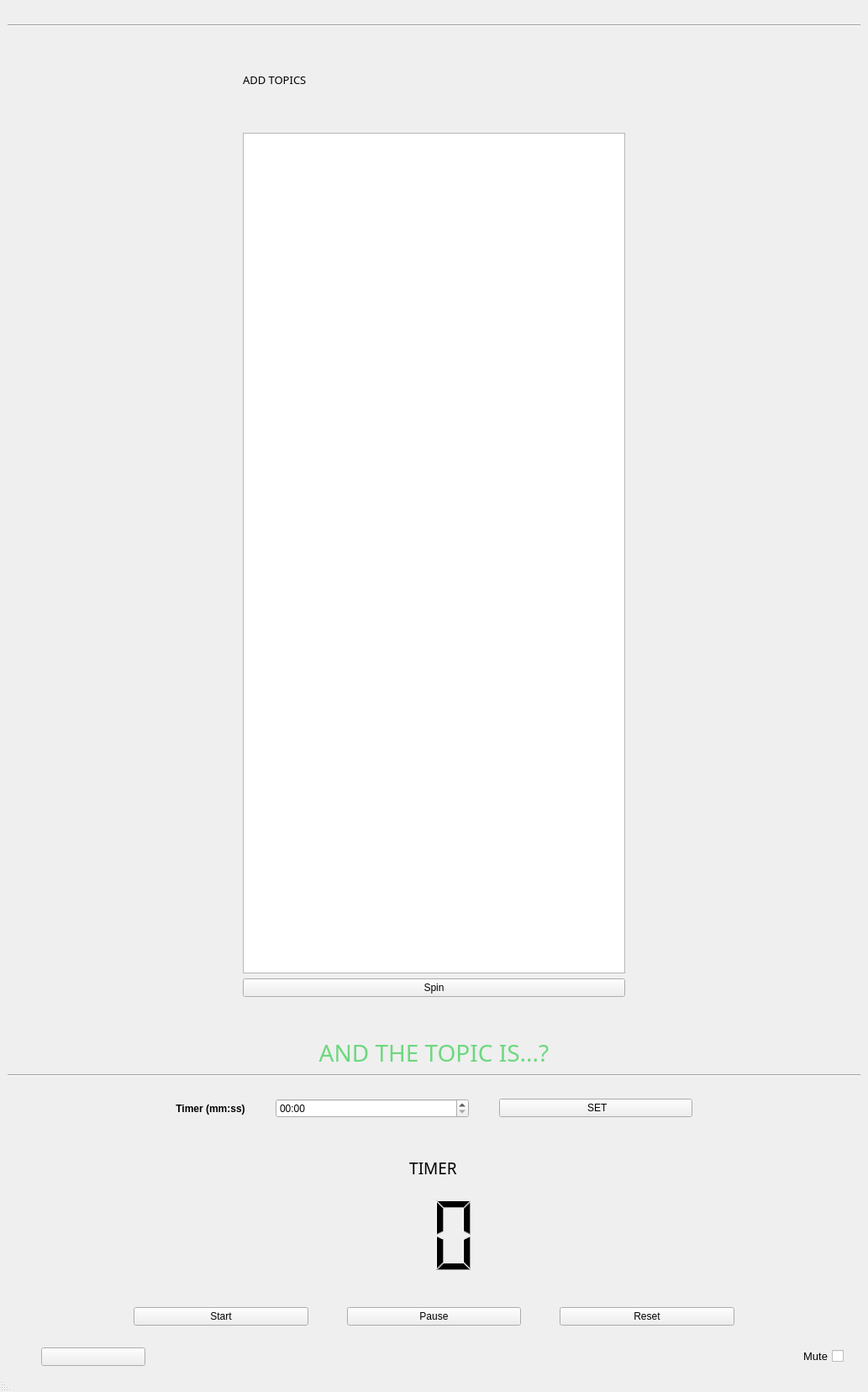
<?xml version="1.0" encoding="UTF-8"?>
<ui version="4.0">
 <class>MainWindow</class>
 <widget class="QMainWindow" name="MainWindow">
  <property name="windowModality">
   <enum>Qt::NonModal</enum>
  </property>
  <property name="geometry">
   <rect>
    <x>0</x>
    <y>0</y>
    <width>1033</width>
    <height>1656</height>
   </rect>
  </property>
  <property name="sizePolicy">
   <sizepolicy hsizetype="Fixed" vsizetype="Fixed">
    <horstretch>0</horstretch>
    <verstretch>0</verstretch>
   </sizepolicy>
  </property>
  <property name="windowTitle">
   <string>Random Picker</string>
  </property>
  <property name="windowIcon">
   <iconset>
    <normaloff>icon.png</normaloff>icon.png</iconset>
  </property>
  <property name="layoutDirection">
   <enum>Qt::RightToLeft</enum>
  </property>
  <property name="styleSheet">
   <string notr="true"/>
  </property>
  <widget class="QWidget" name="centralwidget">
   <layout class="QVBoxLayout" name="verticalLayout_3">
    <item>
     <widget class="QLabel" name="header">
      <property name="enabled">
       <bool>true</bool>
      </property>
      <property name="sizePolicy">
       <sizepolicy hsizetype="Preferred" vsizetype="Preferred">
        <horstretch>0</horstretch>
        <verstretch>0</verstretch>
       </sizepolicy>
      </property>
      <property name="layoutDirection">
       <enum>Qt::LeftToRight</enum>
      </property>
      <property name="text">
       <string/>
      </property>
      <property name="pixmap">
       <pixmap>deep_r.jpg</pixmap>
      </property>
      <property name="alignment">
       <set>Qt::AlignCenter</set>
      </property>
     </widget>
    </item>
    <item>
     <widget class="Line" name="line">
      <property name="orientation">
       <enum>Qt::Horizontal</enum>
      </property>
     </widget>
    </item>
    <item>
     <layout class="QVBoxLayout" name="verticalLayout_2">
      <property name="leftMargin">
       <number>280</number>
      </property>
      <property name="rightMargin">
       <number>280</number>
      </property>
      <item>
       <widget class="QLabel" name="addtopic">
        <property name="enabled">
         <bool>true</bool>
        </property>
        <property name="font">
         <font>
          <family>Oswald</family>
          <pointsize>10</pointsize>
         </font>
        </property>
        <property name="layoutDirection">
         <enum>Qt::LeftToRight</enum>
        </property>
        <property name="text">
         <string>ADD TOPICS</string>
        </property>
       </widget>
      </item>
      <item>
       <widget class="QTextEdit" name="topic_box">
        <property name="sizePolicy">
         <sizepolicy hsizetype="Expanding" vsizetype="Expanding">
          <horstretch>0</horstretch>
          <verstretch>0</verstretch>
         </sizepolicy>
        </property>
        <property name="minimumSize">
         <size>
          <width>0</width>
          <height>0</height>
         </size>
        </property>
        <property name="maximumSize">
         <size>
          <width>16777215</width>
          <height>1000</height>
         </size>
        </property>
        <property name="layoutDirection">
         <enum>Qt::LeftToRight</enum>
        </property>
       </widget>
      </item>
      <item>
       <widget class="QPushButton" name="spin_button">
        <property name="layoutDirection">
         <enum>Qt::LeftToRight</enum>
        </property>
        <property name="text">
         <string>Spin</string>
        </property>
       </widget>
      </item>
      <item>
       <spacer name="verticalSpacer_5">
        <property name="orientation">
         <enum>Qt::Vertical</enum>
        </property>
        <property name="sizeType">
         <enum>QSizePolicy::Fixed</enum>
        </property>
        <property name="sizeHint" stdset="0">
         <size>
          <width>20</width>
          <height>15</height>
         </size>
        </property>
       </spacer>
      </item>
     </layout>
    </item>
    <item>
     <widget class="QLabel" name="funny_text">
      <property name="sizePolicy">
       <sizepolicy hsizetype="Preferred" vsizetype="Preferred">
        <horstretch>0</horstretch>
        <verstretch>0</verstretch>
       </sizepolicy>
      </property>
      <property name="font">
       <font>
        <pointsize>13</pointsize>
        <weight>75</weight>
        <bold>true</bold>
       </font>
      </property>
      <property name="layoutDirection">
       <enum>Qt::LeftToRight</enum>
      </property>
      <property name="text">
       <string/>
      </property>
      <property name="alignment">
       <set>Qt::AlignCenter</set>
      </property>
     </widget>
    </item>
    <item>
     <widget class="QLabel" name="chosen_text">
      <property name="sizePolicy">
       <sizepolicy hsizetype="Preferred" vsizetype="Preferred">
        <horstretch>0</horstretch>
        <verstretch>0</verstretch>
       </sizepolicy>
      </property>
      <property name="font">
       <font>
        <family>Oswald</family>
        <pointsize>21</pointsize>
       </font>
      </property>
      <property name="layoutDirection">
       <enum>Qt::LeftToRight</enum>
      </property>
      <property name="styleSheet">
       <string notr="true">color:#6cd87e</string>
      </property>
      <property name="text">
       <string>AND THE TOPIC IS...?</string>
      </property>
      <property name="alignment">
       <set>Qt::AlignCenter</set>
      </property>
     </widget>
    </item>
    <item>
     <widget class="Line" name="line_2">
      <property name="orientation">
       <enum>Qt::Horizontal</enum>
      </property>
     </widget>
    </item>
    <item>
     <spacer name="verticalSpacer_3">
      <property name="orientation">
       <enum>Qt::Vertical</enum>
      </property>
      <property name="sizeType">
       <enum>QSizePolicy::Fixed</enum>
      </property>
      <property name="sizeHint" stdset="0">
       <size>
        <width>20</width>
        <height>20</height>
       </size>
      </property>
     </spacer>
    </item>
    <item>
     <layout class="QHBoxLayout" name="horizontalLayout">
      <property name="leftMargin">
       <number>200</number>
      </property>
      <property name="rightMargin">
       <number>200</number>
      </property>
      <item>
       <widget class="QPushButton" name="set_timer_button">
        <property name="layoutDirection">
         <enum>Qt::LeftToRight</enum>
        </property>
        <property name="text">
         <string> SET</string>
        </property>
        <property name="icon">
         <iconset>
          <normaloff>timer.png</normaloff>timer.png</iconset>
        </property>
       </widget>
      </item>
      <item>
       <spacer name="horizontalSpacer">
        <property name="orientation">
         <enum>Qt::Horizontal</enum>
        </property>
        <property name="sizeType">
         <enum>QSizePolicy::Fixed</enum>
        </property>
        <property name="sizeHint" stdset="0">
         <size>
          <width>30</width>
          <height>20</height>
         </size>
        </property>
       </spacer>
      </item>
      <item>
       <widget class="QTimeEdit" name="time_choice">
        <property name="sizePolicy">
         <sizepolicy hsizetype="Minimum" vsizetype="Maximum">
          <horstretch>0</horstretch>
          <verstretch>0</verstretch>
         </sizepolicy>
        </property>
        <property name="maximumSize">
         <size>
          <width>16777215</width>
          <height>60</height>
         </size>
        </property>
        <property name="layoutDirection">
         <enum>Qt::LeftToRight</enum>
        </property>
        <property name="inputMethodHints">
         <set>Qt::ImhDigitsOnly|Qt::ImhPreferNumbers</set>
        </property>
        <property name="currentSection">
         <enum>QDateTimeEdit::MinuteSection</enum>
        </property>
        <property name="displayFormat">
         <string>mm:ss</string>
        </property>
        <property name="time">
         <time>
          <hour>0</hour>
          <minute>0</minute>
          <second>0</second>
         </time>
        </property>
       </widget>
      </item>
      <item>
       <spacer name="horizontalSpacer_2">
        <property name="orientation">
         <enum>Qt::Horizontal</enum>
        </property>
        <property name="sizeType">
         <enum>QSizePolicy::Fixed</enum>
        </property>
        <property name="sizeHint" stdset="0">
         <size>
          <width>30</width>
          <height>20</height>
         </size>
        </property>
       </spacer>
      </item>
      <item>
       <widget class="QLabel" name="label">
        <property name="sizePolicy">
         <sizepolicy hsizetype="Fixed" vsizetype="Preferred">
          <horstretch>0</horstretch>
          <verstretch>0</verstretch>
         </sizepolicy>
        </property>
        <property name="minimumSize">
         <size>
          <width>0</width>
          <height>0</height>
         </size>
        </property>
        <property name="font">
         <font>
          <pointsize>9</pointsize>
          <weight>75</weight>
          <bold>true</bold>
         </font>
        </property>
        <property name="layoutDirection">
         <enum>Qt::LeftToRight</enum>
        </property>
        <property name="text">
         <string>Timer (mm:ss)</string>
        </property>
        <property name="alignment">
         <set>Qt::AlignCenter</set>
        </property>
       </widget>
      </item>
     </layout>
    </item>
    <item>
     <spacer name="verticalSpacer_4">
      <property name="orientation">
       <enum>Qt::Vertical</enum>
      </property>
      <property name="sizeType">
       <enum>QSizePolicy::Fixed</enum>
      </property>
      <property name="sizeHint" stdset="0">
       <size>
        <width>20</width>
        <height>40</height>
       </size>
      </property>
     </spacer>
    </item>
    <item>
     <layout class="QVBoxLayout" name="verticalLayout">
      <property name="rightMargin">
       <number>2</number>
      </property>
      <item>
       <widget class="QLabel" name="label_7">
        <property name="font">
         <font>
          <family>Oswald</family>
          <pointsize>14</pointsize>
         </font>
        </property>
        <property name="layoutDirection">
         <enum>Qt::LeftToRight</enum>
        </property>
        <property name="text">
         <string>TIMER</string>
        </property>
        <property name="alignment">
         <set>Qt::AlignCenter</set>
        </property>
       </widget>
      </item>
      <item>
       <spacer name="verticalSpacer">
        <property name="orientation">
         <enum>Qt::Vertical</enum>
        </property>
        <property name="sizeType">
         <enum>QSizePolicy::Fixed</enum>
        </property>
        <property name="sizeHint" stdset="0">
         <size>
          <width>10</width>
          <height>10</height>
         </size>
        </property>
       </spacer>
      </item>
      <item>
       <widget class="QLCDNumber" name="minutes">
        <property name="sizePolicy">
         <sizepolicy hsizetype="Expanding" vsizetype="Fixed">
          <horstretch>0</horstretch>
          <verstretch>0</verstretch>
         </sizepolicy>
        </property>
        <property name="minimumSize">
         <size>
          <width>150</width>
          <height>100</height>
         </size>
        </property>
        <property name="palette">
         <palette>
          <active>
           <colorrole role="WindowText">
            <brush brushstyle="SolidPattern">
             <color alpha="255">
              <red>0</red>
              <green>0</green>
              <blue>0</blue>
             </color>
            </brush>
           </colorrole>
          </active>
          <inactive>
           <colorrole role="WindowText">
            <brush brushstyle="SolidPattern">
             <color alpha="255">
              <red>0</red>
              <green>0</green>
              <blue>0</blue>
             </color>
            </brush>
           </colorrole>
          </inactive>
          <disabled>
           <colorrole role="WindowText">
            <brush brushstyle="SolidPattern">
             <color alpha="255">
              <red>120</red>
              <green>120</green>
              <blue>120</blue>
             </color>
            </brush>
           </colorrole>
          </disabled>
         </palette>
        </property>
        <property name="cursor">
         <cursorShape>ArrowCursor</cursorShape>
        </property>
        <property name="layoutDirection">
         <enum>Qt::LeftToRight</enum>
        </property>
        <property name="frameShape">
         <enum>QFrame::NoFrame</enum>
        </property>
        <property name="frameShadow">
         <enum>QFrame::Raised</enum>
        </property>
        <property name="smallDecimalPoint">
         <bool>false</bool>
        </property>
        <property name="digitCount">
         <number>2</number>
        </property>
        <property name="mode">
         <enum>QLCDNumber::Dec</enum>
        </property>
        <property name="segmentStyle">
         <enum>QLCDNumber::Filled</enum>
        </property>
        <property name="value" stdset="0">
         <double>0.000000000000000</double>
        </property>
        <property name="intValue" stdset="0">
         <number>0</number>
        </property>
       </widget>
      </item>
     </layout>
    </item>
    <item>
     <spacer name="verticalSpacer_2">
      <property name="orientation">
       <enum>Qt::Vertical</enum>
      </property>
      <property name="sizeType">
       <enum>QSizePolicy::Fixed</enum>
      </property>
      <property name="sizeHint" stdset="0">
       <size>
        <width>20</width>
        <height>30</height>
       </size>
      </property>
     </spacer>
    </item>
    <item>
     <layout class="QHBoxLayout" name="horizontalLayout_2">
      <property name="leftMargin">
       <number>150</number>
      </property>
      <property name="rightMargin">
       <number>150</number>
      </property>
      <item>
       <widget class="QPushButton" name="reset_button">
        <property name="sizePolicy">
         <sizepolicy hsizetype="Minimum" vsizetype="Preferred">
          <horstretch>0</horstretch>
          <verstretch>0</verstretch>
         </sizepolicy>
        </property>
        <property name="maximumSize">
         <size>
          <width>16777215</width>
          <height>100</height>
         </size>
        </property>
        <property name="layoutDirection">
         <enum>Qt::LeftToRight</enum>
        </property>
        <property name="text">
         <string>Reset</string>
        </property>
       </widget>
      </item>
      <item>
       <spacer name="horizontalSpacer_4">
        <property name="orientation">
         <enum>Qt::Horizontal</enum>
        </property>
        <property name="sizeType">
         <enum>QSizePolicy::Fixed</enum>
        </property>
        <property name="sizeHint" stdset="0">
         <size>
          <width>40</width>
          <height>20</height>
         </size>
        </property>
       </spacer>
      </item>
      <item>
       <widget class="QPushButton" name="pause_button">
        <property name="sizePolicy">
         <sizepolicy hsizetype="Minimum" vsizetype="Preferred">
          <horstretch>0</horstretch>
          <verstretch>0</verstretch>
         </sizepolicy>
        </property>
        <property name="maximumSize">
         <size>
          <width>16777215</width>
          <height>100</height>
         </size>
        </property>
        <property name="layoutDirection">
         <enum>Qt::LeftToRight</enum>
        </property>
        <property name="text">
         <string>Pause</string>
        </property>
       </widget>
      </item>
      <item>
       <spacer name="horizontalSpacer_3">
        <property name="orientation">
         <enum>Qt::Horizontal</enum>
        </property>
        <property name="sizeType">
         <enum>QSizePolicy::Fixed</enum>
        </property>
        <property name="sizeHint" stdset="0">
         <size>
          <width>40</width>
          <height>20</height>
         </size>
        </property>
       </spacer>
      </item>
      <item>
       <widget class="QPushButton" name="start_button">
        <property name="sizePolicy">
         <sizepolicy hsizetype="Minimum" vsizetype="Preferred">
          <horstretch>0</horstretch>
          <verstretch>0</verstretch>
         </sizepolicy>
        </property>
        <property name="maximumSize">
         <size>
          <width>16777215</width>
          <height>100</height>
         </size>
        </property>
        <property name="layoutDirection">
         <enum>Qt::LeftToRight</enum>
        </property>
        <property name="text">
         <string>Start</string>
        </property>
       </widget>
      </item>
     </layout>
    </item>
    <item>
     <spacer name="verticalSpacer_6">
      <property name="orientation">
       <enum>Qt::Vertical</enum>
      </property>
      <property name="sizeType">
       <enum>QSizePolicy::Fixed</enum>
      </property>
      <property name="sizeHint" stdset="0">
       <size>
        <width>20</width>
        <height>20</height>
       </size>
      </property>
     </spacer>
    </item>
    <item>
     <layout class="QHBoxLayout" name="horizontalLayout_6">
      <property name="leftMargin">
       <number>40</number>
      </property>
      <property name="topMargin">
       <number>0</number>
      </property>
      <property name="rightMargin">
       <number>20</number>
      </property>
      <item>
       <widget class="QCheckBox" name="mute_check">
        <property name="enabled">
         <bool>true</bool>
        </property>
        <property name="font">
         <font>
          <family>Arial</family>
          <pointsize>10</pointsize>
         </font>
        </property>
        <property name="text">
         <string>Mute</string>
        </property>
        <property name="checkable">
         <bool>true</bool>
        </property>
        <property name="checked">
         <bool>false</bool>
        </property>
       </widget>
      </item>
      <item>
       <spacer name="horizontalSpacer_5">
        <property name="orientation">
         <enum>Qt::Horizontal</enum>
        </property>
        <property name="sizeType">
         <enum>QSizePolicy::Fixed</enum>
        </property>
        <property name="sizeHint" stdset="0">
         <size>
          <width>700</width>
          <height>20</height>
         </size>
        </property>
       </spacer>
      </item>
      <item>
       <widget class="QPushButton" name="settings_button">
        <property name="text">
         <string/>
        </property>
        <property name="icon">
         <iconset>
          <normaloff>settings.png</normaloff>settings.png</iconset>
        </property>
       </widget>
      </item>
     </layout>
    </item>
   </layout>
  </widget>
  <widget class="QStatusBar" name="statusbar"/>
 </widget>
 <resources/>
 <connections/>
</ui>
